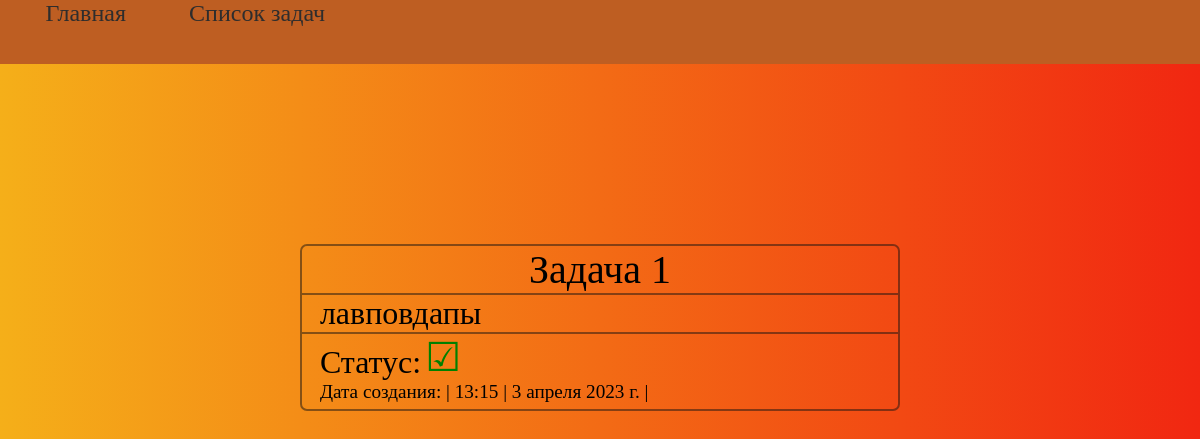
Before: /detail_task/14 with the older database file.
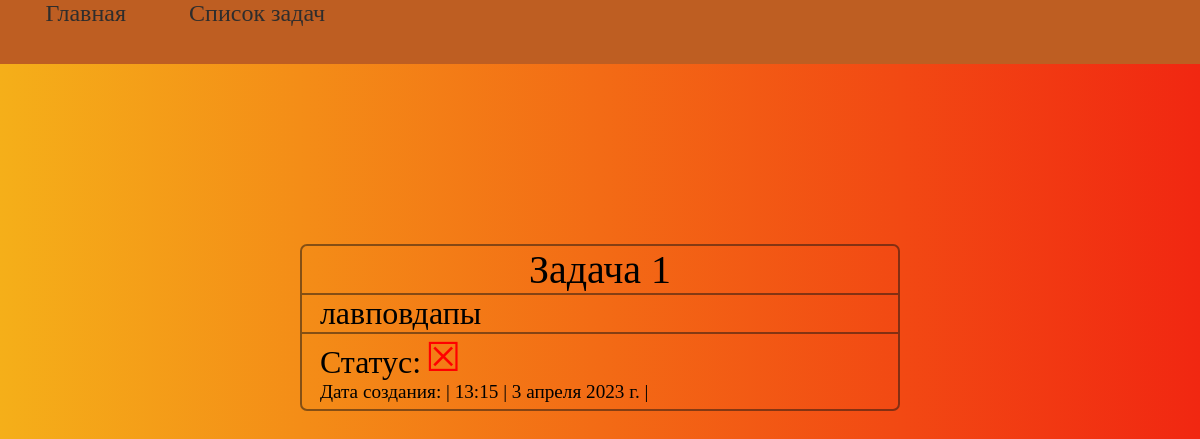
After: the same page with the newer database file.
### todo/views.py (the view)
# urls.py: path('detail_task/<int:pk>', DetailToDoView.as_view()),
class DetailToDoView(DetailView):
    model = ToDo
    template_name = 'todo/detail_info.html'
    context_object_name = 'task'

### todo/templates/todo/detail_info.html (shortened to what this page needs)
{% extends 'base.html' %}
{% load static %}
{% block css_add %}
    <link rel="stylesheet" href="{% static 'todo/css/detail_info.css' %}">
{% endblock %}
{% block content %}
    {% include 'includes/navbar.html' %}
    <div class="content__tasks">
        <div class="detail__info">
            <ul class="task">
                <li class="title">{{ task.title }}</li>
                <li class="description">{{ task.description }}</li>
                <li class="status">
                    <p class="status__title">Статус: </p>
                    <p class="{% if task.status %}close{% else %}open{% endif %}">
                        {% if task.status %}&#9745;{% else %}&#9746;{% endif %}
                    </p>
                </li>
                <li class="date">Дата создания: | {{ task.time }} | {{ task.date }} |</li>
            </ul>
        </div>
    </div>
{% endblock %}

Changed rows visible on the page:
changed ToDo "Задача 1": status True → False (drawn)
